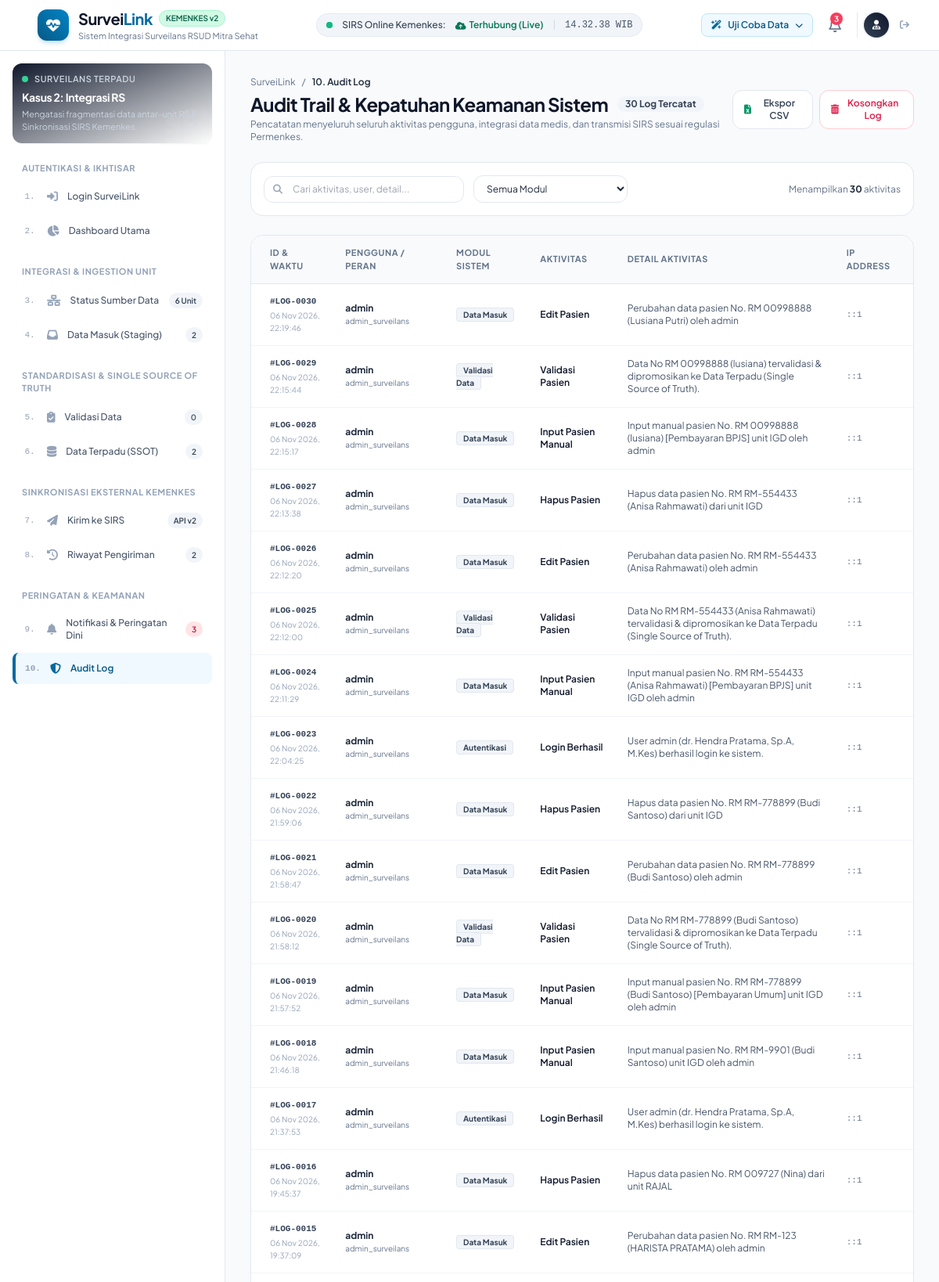
The page /audit_log.php (upper part) on the database its author committed.
### tables this page shows
CREATE TABLE `audit_log` (
  `id` int NOT NULL,
  `user_id` int DEFAULT NULL,
  `username` varchar(50) NOT NULL,
  `role` varchar(50) NOT NULL,
  `aktivitas` varchar(100) NOT NULL,
  `modul` varchar(50) NOT NULL,
  `detail` text NOT NULL,
  `ip_address` varchar(45) NOT NULL,
  `waktu` datetime DEFAULT CURRENT_TIMESTAMP
);

### audit_log.php (the view, shortened to what this page needs)
<?php
require_once __DIR__ . '/includes/header.php';
require_once __DIR__ . '/includes/navbar.php';
$search = trim($_GET['search'] ?? '');
$sql = "SELECT * FROM audit_log WHERE 1=1";
$params = [];
$sql .= " ORDER BY id DESC";
$stmt = $pdo->prepare($sql);
$stmt->execute($params);
$auditLogs = $stmt->fetchAll();
$totalAudit = count($auditLogs);
?>
<div class="flex-1 flex overflow-hidden">
    <?php require_once __DIR__ . '/includes/sidebar.php'; ?>
    <main class="flex-1 overflow-y-auto custom-scrollbar p-4 sm:p-6 lg:p-8 space-y-6">
        <div class="flex flex-col sm:flex-row sm:items-center justify-between gap-4">
            <div>
                <div class="flex items-center gap-2 text-xs text-slate-500 mb-1">
                    <a href="dashboard.php" class="hover:text-brand-600">SurveiLink</a>
                    <span>/</span>
                    <span class="text-slate-800 font-semibold">10. Audit Log</span>
                </div>
                <div class="flex items-center gap-3">
                    <h1 class="text-2xl font-bold text-slate-900 tracking-tight">Audit Trail & Kepatuhan Keamanan Sistem</h1>
                    <span class="px-2.5 py-0.5 rounded-full text-xs font-bold bg-slate-100 text-slate-700">
                        <?= $totalAudit ?> Log Tercatat
                    </span>
                </div>
                <p class="text-xs text-slate-500 mt-0.5">Pencatatan menyeluruh seluruh aktivitas pengguna, integrasi data medis, dan transmisi SIRS sesuai regulasi Permenkes.</p>
            </div>
            <div class="flex items-center gap-2">
                <button onclick="exportAuditCSV()" class="px-3.5 py-2 rounded-xl bg-white border border-slate-200 hover:border-slate-300 text-slate-700 text-xs font-semibold shadow-xs transition flex items-center gap-2">
                    <i class="fa-solid fa-file-excel text-emerald-600"></i>
                    <span>Ekspor CSV</span>
                </button>
                <?php if ($totalAudit > 0): ?>
                    <button type="button" onclick="kosongkanAuditLog()" class="px-3.5 py-2 rounded-xl bg-white border border-rose-200 hover:bg-rose-50 text-rose-600 text-xs font-semibold transition flex items-center gap-1.5">
                        <i class="fa-solid fa-trash-can"></i>
                        <span>Kosongkan Log</span>
                    </button>
                <?php endif; ?>
            </div>
        </div>
        <div class="p-4 rounded-2xl bg-white border border-slate-200 shadow-xs flex flex-col md:flex-row items-center justify-between gap-4">
            <form method="GET" action="audit_log.php" class="flex flex-wrap items-center gap-3 w-full md:w-auto">
                <div class="relative w-full sm:w-64">
                    <span class="absolute inset-y-0 left-0 pl-3 flex items-center text-slate-400">
                        <i class="fa-solid fa-magnifying-glass text-xs"></i>
                    </span>
                    <input type="text" name="search" value="<?= htmlspecialchars($search) ?>" placeholder="Cari aktivitas, user, detail..."
                        class="w-full pl-9 pr-3 py-2 text-xs rounded-xl border border-slate-200 focus:outline-none focus:ring-2 focus:ring-brand-500">
                </div>
                <select name="modul" onchange="this.form.submit()" class="py-2 px-3 text-xs rounded-xl border border-slate-200 bg-white focus:outline-none focus:ring-2 focus:ring-brand-500">
                    <option value="">Semua Modul</option>
                </select>
            </form>
            <div class="text-xs text-slate-500">
                Menampilkan <span class="font-bold text-slate-800"><?= $totalAudit ?></span> aktivitas
            </div>
        </div>
        <div class="rounded-2xl bg-white border border-slate-200 shadow-xs overflow-hidden">
            <?php if (empty($auditLogs)): ?>
                <div class="p-12 text-center flex flex-col items-center justify-center">
                    <div class="w-16 h-16 rounded-2xl bg-slate-100 text-slate-400 flex items-center justify-center text-2xl mb-4">
                        <i class="fa-solid fa-shield-halved"></i>
                    </div>
                    <h3 class="text-base font-bold text-slate-800">Audit Log Masih 0 (Kosong)</h3>
                    <p class="text-xs text-slate-500 max-w-md mt-1 mb-6">
                        Belum ada aktivitas yang tercatat setelah reset data awal. Aktivitas login, tarik data, validasi, dan transmisi SIRS akan otomatis tercatat di sini.
                    </p>
                    <button onclick="simulasiTarikData('ALL')" class="px-4 py-2.5 rounded-xl bg-brand-600 hover:bg-brand-700 text-white text-xs font-semibold shadow-xs transition flex items-center gap-2">
                        <i class="fa-solid fa-play"></i>
                        <span>Mulai Aktivitas Sistem</span>
                    </button>
                </div>
            <?php else: ?>
                <div class="overflow-x-auto">
                    <table class="w-full text-left border-collapse" id="tableAuditLog">
                        <thead>
                            <tr class="bg-slate-50 border-b border-slate-200 text-[11px] font-bold text-slate-500 uppercase tracking-wider">
                                <th class="p-3.5 pl-6">ID & Waktu</th>
                                <th class="p-3.5">Pengguna / Peran</th>
                                <th class="p-3.5">Modul Sistem</th>
                                <th class="p-3.5">Aktivitas</th>
                                <th class="p-3.5">Detail Aktivitas</th>
                                <th class="p-3.5 pr-6">IP Address</th>
                            </tr>
                        </thead>
                        <tbody class="divide-y divide-slate-100 text-xs">
                            <?php foreach ($auditLogs as $log): ?>
                                <tr class="hover:bg-slate-50/70 transition">
                                    <td class="p-3.5 pl-6">
                                        <div class="font-mono text-[11px] font-bold text-slate-700">#LOG-<?= sprintf('%04d', $log['id']) ?></div>
                                        <div class="text-[10px] text-slate-400 mt-0.5">
                                            <?= date('d M Y, H:i:s', strtotime($log['waktu'])) ?>
                                        </div>
                                    </td>
                                    <td class="p-3.5">
                                        <div class="font-bold text-slate-800"><?= htmlspecialchars($log['username']) ?></div>
                                        <span class="text-[10px] text-slate-500"><?= htmlspecialchars($log['role']) ?></span>
                                    </td>
                                    <td class="p-3.5">
                                        <span class="px-2 py-0.5 rounded text-[10px] font-bold bg-slate-100 text-slate-700 border border-slate-200">
                                            <?= htmlspecialchars($log['modul']) ?>
                                        </span>
                                    </td>
                                    <td class="p-3.5">
                                        <span class="font-semibold text-slate-900"><?= htmlspecialchars($log['aktivitas']) ?></span>
                                    </td>
                                    <td class="p-3.5">
                                        <p class="text-slate-600 text-xs max-w-md"><?= htmlspecialchars($log['detail']) ?></p>
                                    </td>
                                    <td class="p-3.5 pr-6 font-mono text-[11px] text-slate-500">
                                        <?= htmlspecialchars($log['ip_address']) ?>
                                    </td>
                                </tr>
                            <?php endforeach; ?>
                        </tbody>
                    </table>
                </div>
            <?php endif; ?>
        </div>
    </main>
</div>
<?php require_once __DIR__ . '/includes/footer.php'; ?>

### includes/header.php (style rules this page uses)
body { font-family: 'Plus Jakarta Sans', sans-serif; background-color: #f8fafc; }

### rows shown on the page
audit_log: id "0030", waktu "06 Nov 2026, 22:19:46", username "admin", role "admin_surveilans", modul "Data Masuk", aktivitas "Edit Pasien", detail "Perubahan data pasien No. RM 00998888 (Lusiana Putri) oleh admin", ip_address "::1"
audit_log: id "0029", waktu "06 Nov 2026, 22:15:44", username "admin", role "admin_surveilans", modul "Validasi Data", aktivitas "Validasi Pasien", detail "Data No RM 00998888 (lusiana) tervalidasi & dipromosikan ke Data Terpadu (Single Source of Truth).", ip_address "::1"
audit_log: id "0028", waktu "06 Nov 2026, 22:15:17", username "admin", role "admin_surveilans", modul "Data Masuk", aktivitas "Input Pasien Manual", detail "Input manual pasien No. RM 00998888 (lusiana) [Pembayaran BPJS] unit IGD oleh admin", ip_address "::1"
audit_log: id "0027", waktu "06 Nov 2026, 22:13:38", username "admin", role "admin_surveilans", modul "Data Masuk", aktivitas "Hapus Pasien", detail "Hapus data pasien No. RM RM-554433 (Anisa Rahmawati) dari unit IGD", ip_address "::1"
audit_log: id "0026", waktu "06 Nov 2026, 22:12:20", username "admin", role "admin_surveilans", modul "Data Masuk", aktivitas "Edit Pasien", detail "Perubahan data pasien No. RM RM-554433 (Anisa Rahmawati) oleh admin", ip_address "::1"
audit_log: id "0025", waktu "06 Nov 2026, 22:12:00", username "admin", role "admin_surveilans", modul "Validasi Data", aktivitas "Validasi Pasien", detail "Data No RM RM-554433 (Anisa Rahmawati) tervalidasi & dipromosikan ke Data Terpadu (Single Source of Truth).", ip_address "::1"
audit_log: id "0024", waktu "06 Nov 2026, 22:11:29", username "admin", role "admin_surveilans", modul "Data Masuk", aktivitas "Input Pasien Manual", detail "Input manual pasien No. RM RM-554433 (Anisa Rahmawati) [Pembayaran BPJS] unit IGD oleh admin", ip_address "::1"
audit_log: id "0023", waktu "06 Nov 2026, 22:04:25", username "admin", role "admin_surveilans", modul "Autentikasi", aktivitas "Login Berhasil", detail "User admin (dr. Hendra Pratama, Sp.A, M.Kes) berhasil login ke sistem.", ip_address "::1"
audit_log: id "0022", waktu "06 Nov 2026, 21:59:06", username "admin", role "admin_surveilans", modul "Data Masuk", aktivitas "Hapus Pasien", detail "Hapus data pasien No. RM RM-778899 (Budi Santoso) dari unit IGD", ip_address "::1"
audit_log: id "0021", waktu "06 Nov 2026, 21:58:47", username "admin", role "admin_surveilans", modul "Data Masuk", aktivitas "Edit Pasien", detail "Perubahan data pasien No. RM RM-778899 (Budi Santoso) oleh admin", ip_address "::1"
audit_log: id "0020", waktu "06 Nov 2026, 21:58:12", username "admin", role "admin_surveilans", modul "Validasi Data", aktivitas "Validasi Pasien", detail "Data No RM RM-778899 (Budi Santoso) tervalidasi & dipromosikan ke Data Terpadu (Single Source of Truth).", ip_address "::1"
audit_log: id "0019", waktu "06 Nov 2026, 21:57:52", username "admin", role "admin_surveilans", modul "Data Masuk", aktivitas "Input Pasien Manual", detail "Input manual pasien No. RM RM-778899 (Budi Santoso) [Pembayaran Umum] unit IGD oleh admin", ip_address "::1"
audit_log: id "0018", waktu "06 Nov 2026, 21:46:18", username "admin", role "admin_surveilans", modul "Data Masuk", aktivitas "Input Pasien Manual", detail "Input manual pasien No. RM RM-9901 (Budi Santoso) unit IGD oleh admin", ip_address "::1"
audit_log: id "0017", waktu "06 Nov 2026, 21:37:53", username "admin", role "admin_surveilans", modul "Autentikasi", aktivitas "Login Berhasil", detail "User admin (dr. Hendra Pratama, Sp.A, M.Kes) berhasil login ke sistem.", ip_address "::1"
audit_log: id "0016", waktu "06 Nov 2026, 19:45:37", username "admin", role "admin_surveilans", modul "Data Masuk", aktivitas "Hapus Pasien", detail "Hapus data pasien No. RM 009727 (Nina) dari unit RAJAL", ip_address "::1"
audit_log: id "0015", waktu "06 Nov 2026, 19:37:09", username "admin", role "admin_surveilans", modul "Data Masuk", aktivitas "Edit Pasien", detail "Perubahan data pasien No. RM RM-123 (HARISTA PRATAMA) oleh admin", ip_address "::1"

### other values the page prints
$totalNotifBelumDibaca "3"
$group['category'] "AUTENTIKASI & IKHTISAR"
$item['number'] "1"
$item['title'] "Login SurveiLink"
$item['number'] "2"
$item['title'] "Dashboard Utama"
$group['category'] "INTEGRASI & INGESTION UNIT"
$item['number'] "3"
$item['title'] "Status Sumber Data"
$item['badge'] "6 Unit"
$item['number'] "4"
$item['title'] "Data Masuk (Staging)"
$item['badge'] "2"
$group['category'] "STANDARDISASI & SINGLE SOURCE OF TRUTH"
$item['number'] "5"
